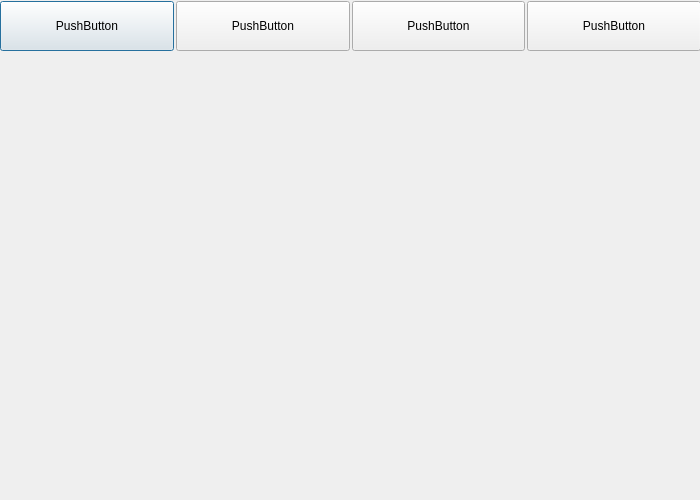
<?xml version="1.0" encoding="UTF-8"?>
<ui version="4.0">
 <class>HelpWindow</class>
 <widget class="QDialog" name="HelpWindow">
  <property name="geometry">
   <rect>
    <x>0</x>
    <y>0</y>
    <width>700</width>
    <height>500</height>
   </rect>
  </property>
  <property name="windowTitle">
   <string>Dialog</string>
  </property>
  <widget class="QWidget" name="horizontalLayoutWidget">
   <property name="geometry">
    <rect>
     <x>0</x>
     <y>0</y>
     <width>701</width>
     <height>52</height>
    </rect>
   </property>
   <layout class="QHBoxLayout" name="horizontalLayout" stretch="0,0,0,0">
    <property name="spacing">
     <number>2</number>
    </property>
    <property name="sizeConstraint">
     <enum>QLayout::SetDefaultConstraint</enum>
    </property>
    <item>
     <widget class="QPushButton" name="pushButton_8">
      <property name="minimumSize">
       <size>
        <width>50</width>
        <height>50</height>
       </size>
      </property>
      <property name="text">
       <string>PushButton</string>
      </property>
     </widget>
    </item>
    <item>
     <widget class="QPushButton" name="pushButton_7">
      <property name="minimumSize">
       <size>
        <width>50</width>
        <height>50</height>
       </size>
      </property>
      <property name="text">
       <string>PushButton</string>
      </property>
     </widget>
    </item>
    <item>
     <widget class="QPushButton" name="pushButton_10">
      <property name="minimumSize">
       <size>
        <width>50</width>
        <height>50</height>
       </size>
      </property>
      <property name="text">
       <string>PushButton</string>
      </property>
     </widget>
    </item>
    <item>
     <widget class="QPushButton" name="pushButton_9">
      <property name="minimumSize">
       <size>
        <width>50</width>
        <height>50</height>
       </size>
      </property>
      <property name="text">
       <string>PushButton</string>
      </property>
     </widget>
    </item>
   </layout>
  </widget>
 </widget>
 <resources/>
 <connections/>
</ui>
